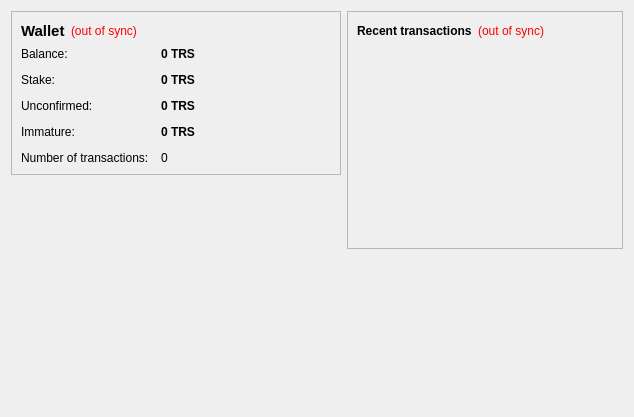
<?xml version="1.0" encoding="UTF-8"?>
<ui version="4.0">
 <class>OverviewPage</class>
 <widget class="QWidget" name="OverviewPage">
  <property name="geometry">
   <rect>
    <x>0</x>
    <y>0</y>
    <width>634</width>
    <height>417</height>
   </rect>
  </property>
  <property name="windowTitle">
   <string>Form</string>
  </property>
  <layout class="QHBoxLayout" name="horizontalLayout" stretch="1,0">
   <item>
    <layout class="QVBoxLayout" name="verticalLayout_2">
     <item>
      <widget class="QFrame" name="frame">
       <property name="frameShape">
        <enum>QFrame::StyledPanel</enum>
       </property>
       <property name="frameShadow">
        <enum>QFrame::Raised</enum>
       </property>
       <layout class="QVBoxLayout" name="verticalLayout_4">
        <item>
         <layout class="QHBoxLayout" name="horizontalLayout_4">
          <item>
           <widget class="QLabel" name="label_5">
            <property name="font">
             <font>
              <pointsize>11</pointsize>
              <weight>75</weight>
              <bold>true</bold>
             </font>
            </property>
            <property name="text">
             <string>Wallet</string>
            </property>
           </widget>
          </item>
          <item>
           <widget class="QLabel" name="labelWalletStatus">
            <property name="toolTip">
             <string>The displayed information may be out of date. Your wallet automatically synchronizes with the TrustCoin network after a connection is established, but this process has not completed yet.</string>
            </property>
            <property name="styleSheet">
             <string notr="true">QLabel { color: red; }</string>
            </property>
            <property name="text">
             <string notr="true">(out of sync)</string>
            </property>
            <property name="alignment">
             <set>Qt::AlignLeading|Qt::AlignLeft|Qt::AlignVCenter</set>
            </property>
           </widget>
          </item>
          <item>
           <spacer name="horizontalSpacer_2">
            <property name="orientation">
             <enum>Qt::Horizontal</enum>
            </property>
            <property name="sizeHint" stdset="0">
             <size>
              <width>40</width>
              <height>20</height>
             </size>
            </property>
           </spacer>
          </item>
         </layout>
        </item>
        <item>
         <layout class="QFormLayout" name="formLayout_2">
          <property name="fieldGrowthPolicy">
           <enum>QFormLayout::AllNonFixedFieldsGrow</enum>
          </property>
          <property name="horizontalSpacing">
           <number>12</number>
          </property>
          <property name="verticalSpacing">
           <number>12</number>
          </property>
          <item row="0" column="0">
           <widget class="QLabel" name="label">
            <property name="text">
             <string>Balance:</string>
            </property>
           </widget>
          </item>
          <item row="0" column="1">
           <widget class="QLabel" name="labelBalance">
            <property name="font">
             <font>
              <weight>75</weight>
              <bold>true</bold>
             </font>
            </property>
            <property name="cursor">
             <cursorShape>IBeamCursor</cursorShape>
            </property>
            <property name="toolTip">
             <string>Your current balance</string>
            </property>
            <property name="text">
             <string notr="true">0 TRS</string>
            </property>
            <property name="textInteractionFlags">
             <set>Qt::LinksAccessibleByMouse|Qt::TextSelectableByKeyboard|Qt::TextSelectableByMouse</set>
            </property>
           </widget>
          </item>
          <item row="1" column="0">
           <widget class="QLabel" name="label_6">
            <property name="text">
             <string>Stake:</string>
            </property>
           </widget>
          </item>
          <item row="1" column="1">
           <widget class="QLabel" name="labelStake">
            <property name="font">
             <font>
              <weight>75</weight>
              <bold>true</bold>
             </font>
            </property>
            <property name="cursor">
             <cursorShape>IBeamCursor</cursorShape>
            </property>
            <property name="toolTip">
             <string>Total of coins that was staked, and do not yet count toward the current balance</string>
            </property>
            <property name="text">
             <string notr="true">0 TRS</string>
            </property>
            <property name="textInteractionFlags">
             <set>Qt::LinksAccessibleByMouse|Qt::TextSelectableByKeyboard|Qt::TextSelectableByMouse</set>
            </property>
           </widget>
          </item>
          <item row="2" column="0">
           <widget class="QLabel" name="label_3">
            <property name="text">
             <string>Unconfirmed:</string>
            </property>
           </widget>
          </item>
          <item row="2" column="1">
           <widget class="QLabel" name="labelUnconfirmed">
            <property name="font">
             <font>
              <weight>75</weight>
              <bold>true</bold>
             </font>
            </property>
            <property name="cursor">
             <cursorShape>IBeamCursor</cursorShape>
            </property>
            <property name="toolTip">
             <string>Total of transactions that have yet to be confirmed, and do not yet count toward the current balance</string>
            </property>
            <property name="text">
             <string notr="true">0 TRS</string>
            </property>
            <property name="textInteractionFlags">
             <set>Qt::LinksAccessibleByMouse|Qt::TextSelectableByKeyboard|Qt::TextSelectableByMouse</set>
            </property>
           </widget>
          </item>
          <item row="3" column="0">
           <widget class="QLabel" name="labelImmatureText">
            <property name="text">
             <string>Immature:</string>
            </property>
           </widget>
          </item>
          <item row="3" column="1">
           <widget class="QLabel" name="labelImmature">
            <property name="font">
             <font>
              <weight>75</weight>
              <bold>true</bold>
             </font>
            </property>
            <property name="toolTip">
             <string>Mined balance that has not yet matured</string>
            </property>
            <property name="text">
             <string notr="true">0 TRS</string>
            </property>
            <property name="textInteractionFlags">
             <set>Qt::LinksAccessibleByMouse|Qt::TextSelectableByKeyboard|Qt::TextSelectableByMouse</set>
            </property>
           </widget>
          </item>
          <item row="4" column="0">
           <widget class="QLabel" name="label_2">
            <property name="text">
             <string>Number of transactions:</string>
            </property>
           </widget>
          </item>
          <item row="4" column="1">
           <widget class="QLabel" name="labelNumTransactions">
            <property name="toolTip">
             <string>Total number of transactions in wallet</string>
            </property>
            <property name="text">
             <string notr="true">0</string>
            </property>
           </widget>
          </item>
         </layout>
        </item>
       </layout>
      </widget>
     </item>
     <item>
      <spacer name="verticalSpacer">
       <property name="orientation">
        <enum>Qt::Vertical</enum>
       </property>
       <property name="sizeHint" stdset="0">
        <size>
         <width>20</width>
         <height>40</height>
        </size>
       </property>
      </spacer>
     </item>
     <item>
      <widget class="QLabel" name="label_6">
       <property name="text">
        <string/>
       </property>
       <property name="pixmap">
        <pixmap resource="../bitcoin.qrc">:/images/backg</pixmap>
       </property>
       <property name="scaledContents">
        <bool>false</bool>
       </property>
       <property name="alignment">
        <set>Qt::AlignCenter</set>
       </property>
       <property name="margin">
        <number>-2</number>
       </property>
      </widget>
     </item>
    </layout>
   </item>
   <item>
    <layout class="QVBoxLayout" name="verticalLayout_3">
     <item>
      <widget class="QFrame" name="frame_2">
       <property name="frameShape">
        <enum>QFrame::StyledPanel</enum>
       </property>
       <property name="frameShadow">
        <enum>QFrame::Raised</enum>
       </property>
       <layout class="QVBoxLayout" name="verticalLayout">
        <item>
         <layout class="QHBoxLayout" name="horizontalLayout_2">
          <item>
           <widget class="QLabel" name="label_4">
            <property name="text">
             <string>&lt;b&gt;Recent transactions&lt;/b&gt;</string>
            </property>
           </widget>
          </item>
          <item>
           <widget class="QLabel" name="labelTransactionsStatus">
            <property name="toolTip">
             <string>The displayed information may be out of date. Your wallet automatically synchronizes with the TrustCoin network after a connection is established, but this process has not completed yet.</string>
            </property>
            <property name="styleSheet">
             <string notr="true">QLabel { color: red; }</string>
            </property>
            <property name="text">
             <string notr="true">(out of sync)</string>
            </property>
            <property name="alignment">
             <set>Qt::AlignRight|Qt::AlignTrailing|Qt::AlignVCenter</set>
            </property>
           </widget>
          </item>
          <item>
           <spacer name="horizontalSpacer">
            <property name="orientation">
             <enum>Qt::Horizontal</enum>
            </property>
            <property name="sizeHint" stdset="0">
             <size>
              <width>40</width>
              <height>20</height>
             </size>
            </property>
           </spacer>
          </item>
         </layout>
        </item>
        <item>
         <widget class="QListView" name="listTransactions">
          <property name="styleSheet">
           <string notr="true">QListView { background: transparent; }</string>
          </property>
          <property name="frameShape">
           <enum>QFrame::NoFrame</enum>
          </property>
          <property name="verticalScrollBarPolicy">
           <enum>Qt::ScrollBarAlwaysOff</enum>
          </property>
          <property name="horizontalScrollBarPolicy">
           <enum>Qt::ScrollBarAlwaysOff</enum>
          </property>
          <property name="selectionMode">
           <enum>QAbstractItemView::NoSelection</enum>
          </property>
         </widget>
        </item>
       </layout>
      </widget>
     </item>
     <item>
      <spacer name="verticalSpacer_2">
       <property name="orientation">
        <enum>Qt::Vertical</enum>
       </property>
       <property name="sizeHint" stdset="0">
        <size>
         <width>20</width>
         <height>40</height>
        </size>
       </property>
      </spacer>
     </item>
    </layout>
   </item>
  </layout>
 </widget>
 <resources>
  <include location="../bitcoin.qrc"/>
 </resources>
 <connections/>
</ui>
